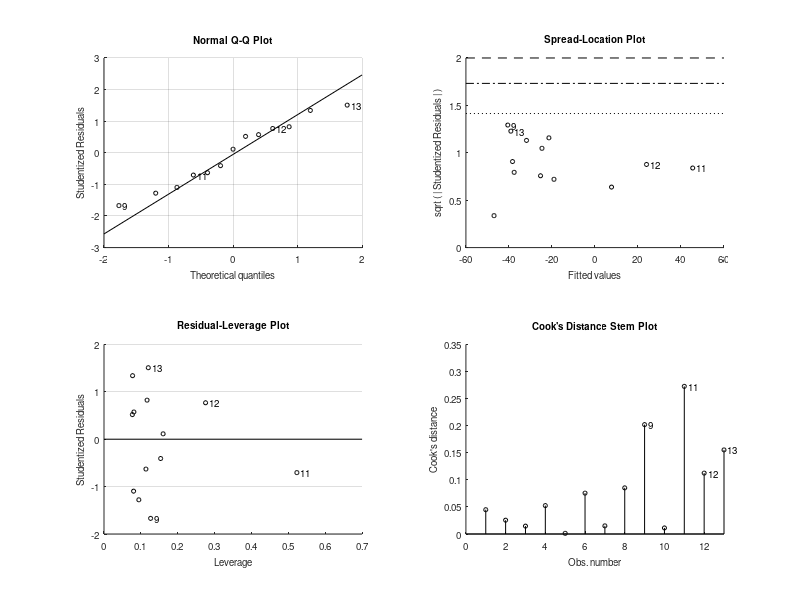

The MATLAB script that drew this image: (Note: this script raises an error after producing the figure.)
clc
clear
close all

load click_positions.mat

bar_original_length = .95 * 2;
hBarElongation_FG = (abs(frontDotX_FG-backDotX_FG) - bar_original_length) / ...
    bar_original_length * 100;
hBarElongation_FE = (abs(frontDotX_FE-backDotX_FE) - bar_original_length) / ...
    bar_original_length * 100;

figure('units','inches','outerposition',[1 1 10 5])
% sgtitle 'Elongation (%)'



%% plot scatter + model

mdl = fitlm(hBarElongation_FG, hBarElongation_FE);

fprintf([ ...
    '<Fit parameters> \n' ...
    '---------------- \n' ...
    'y = %4.2fx + (%4.2f) \n' ...
    'adjR2: %4.2f \n'], ...
    mdl.Coefficients.Estimate(2), ...
    mdl.Coefficients.Estimate(1), ...
    mdl.Rsquared.Adjusted)

subplot(1,2,1)

szMarker = 100;
alphaMarker = .2;
lwFit = 3;
lwBound = 2.5;
c = 'k';
ticks = -100:50:150;

hold on
scatter(hBarElongation_FG, hBarElongation_FE, ...
    szMarker, c, 'fill', ...
    'markerfacealpha',alphaMarker)
h = plot(mdl);

hData = findobj(h,'DisplayName','Data');
hFit = findobj(h,'DisplayName','Fit');
hBound = findobj(h,'DisplayName','Confidence bounds');
hBound = findobj(h,'LineStyle',hBound.LineStyle, 'Color', hBound.Color);

set(hFit,'color',c,'linewidth',lwFit)
set(hBound,'color',c,'linestyle',':','linewidth',lwBound)

hData.MarkerFaceColor = 'none';
hData.MarkerEdgeColor = 'none';

addUnityLine
axis square

xticks(ticks)
xlabel({'Elongation (%)'; 'Flash-Grab'})
xline(0)

yticks(ticks)
ylabel({'Elongation (%)'; 'Frame'})
yline(0)

title ''
legend off
cleanplot



%% plot difference

subplot(1,2,2)

data_mat = hBarElongation_FE-hBarElongation_FG;
scatterbar(data_mat);
errorbar(1, mean(data_mat), SE(data_mat), ...
    'o','color','k','linewidth',2,'marker','none')

xticks(1)
set(gca,'xcolor','none')

ylabel 'Difference (pp)'
yticks(-100:50:100)
ylim([-130 50])
yline(0,'-')

% add statistics
[delta, deltap, p, W, z, r] = signrank_full(data_mat);
fprintf([ ...
    '\n <Distortion difference>' ...
    '\n -----------------------' ...
    '\n mean decrease = %4.1f pp' ...
    '\n mean decrease = %3.0f %%' ...
    '\n W = %5.2f' ...
    '\n z = %5.2f' ...
    '\n p = %5.3f' ...
    '\n r = %4.2f \n'], ...
delta,deltap,W,z,p,r)
statbar(1,1,-130,p)

pbaspect([1,3,1])
cleanplot



%% save figure
set(gcf,'papersize',[10 10])
saveas(gcf,'../../results/ecvp24_fig04.pdf')
